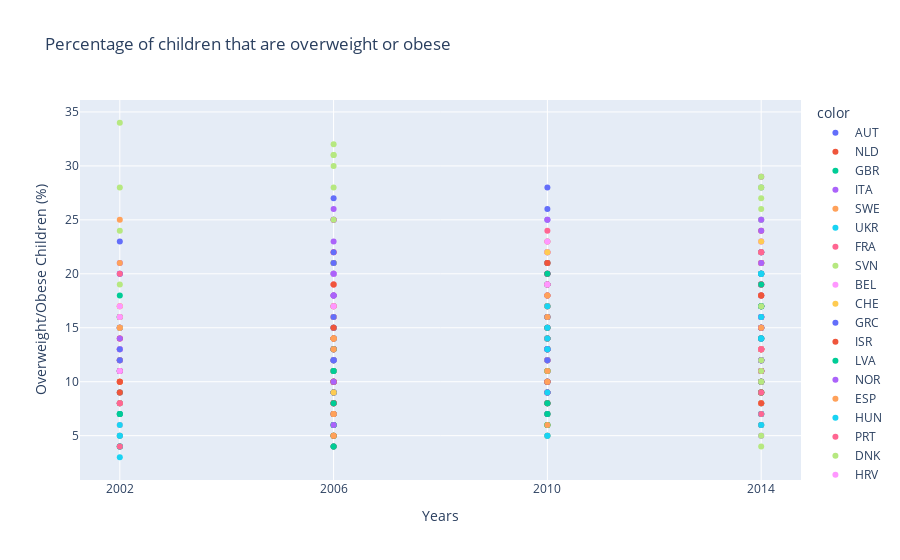

The notebook cell this image was saved under:
### Code cell
import plotly.express as px
#df_total2 = df_total.iloc[4191:]
figure = px.scatter(x=df_overweight['year'], y=df_overweight['overweight_obese_children'], color=df_overweight['country'], labels={
                     "x": "Years",
                     "y": "Overweight/Obese Children (%)"
                 },title = 'Percentage of children that are overweight or obese')
figure.show()

### Figure 1 — Plotly figure (JSON) as saved in the notebook; plotly's stock layout.template omitted (floating-point values rounded to 4 significant figures)
{"data": [{"hovertemplate": "color=AUT<br>Years=%{x}<br>Overweight/Obese Children (%)=%{y}<extra></extra>", "legendgroup": "AUT", "marker": {"color": "#636efa", "symbol": "circle"}, "mode": "markers", "name": "AUT", "orientation": "v", "showlegend": true, "type": "scatter", "x": ["2002", "2002", "2002", "2006", "2006", "2006", "2006", "2006", "2006", "2010", "2010", "2010", "2010", "2010", "2010", "2014", "2014", "2014", "2014", "2014", "2014"], "xaxis": "x", "y": [15, 13, 11, 9, 14, 14, 19, 9, 7, 19, 17, 11, 11, 11, 15, 18, 13, 16, 14, 12, 9], "yaxis": "y"}, {"hovertemplate": "color=NLD<br>Years=%{x}<br>Overweight/Obese Children (%)=%{y}<extra></extra>", "legendgroup": "NLD", "marker": {"color": "#EF553B", "symbol": "circle"}, "mode": "markers", "name": "NLD", "orientation": "v", "showlegend": true, "type": "scatter", "x": ["2002", "2002", "2002", "2006", "2006", "2006", "2006", "2006", "2006", "2010", "2010", "2010", "2010", "2010", "2010", "2014", "2014", "2014", "2014", "2014", "2014"], "xaxis": "x", "y": [5, 10, 8, 5, 8, 10, 10, 7, 8, 8, 9, 9, 8, 5, 11, 11, 9, 10, 13, 12, 7], "yaxis": "y"}, {"hovertemplate": "color=GBR<br>Years=%{x}<br>Overweight/Obese Children (%)=%{y}<extra></extra>", "legendgroup": "GBR", "marker": {"color": "#00cc96", "symbol": "circle"}, "mode": "markers", "name": "GBR", "orientation": "v", "showlegend": true, "type": "scatter", "x": ["2002", "2002", "2002", "2006", "2006", "2006", "2006", "2006", "2006", "2010", "2010", "2010", "2010", "2010", "2010", "2014", "2014", "2014", "2014", "2014", "2014"], "xaxis": "x", "y": [18, 16, 16, 14, 11, 14, 13, 14, 9, 14, 10, 11, 14, 14, 12, 12, 15, 17, 21, 16, 10], "yaxis": "y"}, {"hovertemplate": "color=ITA<br>Years=%{x}<br>Overweight/Obese Children (%)=%{y}<extra></extra>", "legendgroup": "ITA", "marker": {"color": "#ab63fa", "symbol": "circle"}, "mode": "markers", "name": "ITA", "orientation": "v", "showlegend": true, "type": "scatter", "x": ["2002", "2002", "2002", "2006", "2006", "2006", "2006", "2006", "2006", "2010", "2010", "2010", "2010", "2010", "2010", "2014", "2014", "2014", "2014", "2014", "2014"], "xaxis": "x", "y": [12, 21, 20, 10, 15, 11, 23, 26, 25, 20, 22, 22, 11, 14, 14, 23, 15, 17, 22, 9, 22], "yaxis": "y"}, {"hovertemplate": "color=SWE<br>Years=%{x}<br>Overweight/Obese Children (%)=%{y}<extra></extra>", "legendgroup": "SWE", "marker": {"color": "#FFA15A", "symbol": "circle"}, "mode": "markers", "name": "SWE", "orientation": "v", "showlegend": true, "type": "scatter", "x": ["2002", "2002", "2002", "2006", "2006", "2006", "2006", "2006", "2006", "2010", "2010", "2010", "2010", "2010", "2010", "2014", "2014", "2014", "2014", "2014", "2014"], "xaxis": "x", "y": [11, 9, 15, 13, 15, 9, 8, 9, 9, 7, 10, 9, 13, 17, 14, 13, 11, 10, 20, 12, 15], "yaxis": "y"}, {"hovertemplate": "color=UKR<br>Years=%{x}<br>Overweight/Obese Children (%)=%{y}<extra></extra>", "legendgroup": "UKR", "marker": {"color": "#19d3f3", "symbol": "circle"}, "mode": "markers", "name": "UKR", "orientation": "v", "showlegend": true, "type": "scatter", "x": ["2002", "2002", "2002", "2006", "2006", "2006", "2006", "2006", "2006", "2010", "2010", "2010", "2010", "2010", "2010", "2014", "2014", "2014", "2014", "2014", "2014"], "xaxis": "x", "y": [7, 5, 3, 9, 5, 5, 9, 11, 12, 13, 14, 12, 7, 6, 9, 12, 14, 8, 6, 8, 13], "yaxis": "y"}, {"hovertemplate": "color=FRA<br>Years=%{x}<br>Overweight/Obese Children (%)=%{y}<extra></extra>", "legendgroup": "FRA", "marker": {"color": "#FF6692", "symbol": "circle"}, "mode": "markers", "name": "FRA", "orientation": "v", "showlegend": true, "type": "scatter", "x": ["2002", "2002", "2002", "2006", "2006", "2006", "2006", "2006", "2006", "2010", "2010", "2010", "2010", "2010", "2010", "2014", "2014", "2014", "2014", "2014", "2014"], "xaxis": "x", "y": [12, 14, 9, 12, 14, 10, 8, 11, 8, 7, 13, 12, 13, 10, 8, 14, 14, 10, 12, 13, 9], "yaxis": "y"}, {"hovertemplate": "color=SVN<br>Years=%{x}<br>Overweight/Obese Children (%)=%{y}<extra></extra>", "legendgroup": "SVN", "marker": {"color": "#B6E880", "symbol": "circle"}, "mode": "markers", "name": "SVN", "orientation": "v", "showlegend": true, "type": "scatter", "x": ["2002", "2002", "2002", "2006", "2006", "2006", "2006", "2006", "2006", "2010", "2010", "2010", "2010", "2010", "2010", "2014", "2014", "2014", "2014", "2014", "2014"], "xaxis": "x", "y": [19, 16, 12, 12, 10, 10, 20, 20, 20, 16, 23, 13, 20, 22, 13, 21, 20, 22, 17, 12, 13], "yaxis": "y"}, {"hovertemplate": "color=BEL<br>Years=%{x}<br>Overweight/Obese Children (%)=%{y}<extra></extra>", "legendgroup": "BEL", "marker": {"color": "#FF97FF", "symbol": "circle"}, "mode": "markers", "name": "BEL", "orientation": "v", "showlegend": true, "type": "scatter", "x": ["2002", "2002", "2002", "2006", "2006", "2006", "2006", "2006", "2006", "2010", "2010", "2010", "2010", "2010", "2010", "2014", "2014", "2014", "2014", "2014", "2014"], "xaxis": "x", "y": [9, 12, 13, 10, 12, 13, 9, 10, 9, 10, 12, 10, 9, 14, 10, 12, 14, 12, 12, 11, 16], "yaxis": "y"}, {"hovertemplate": "color=CHE<br>Years=%{x}<br>Overweight/Obese Children (%)=%{y}<extra></extra>", "legendgroup": "CHE", "marker": {"color": "#FECB52", "symbol": "circle"}, "mode": "markers", "name": "CHE", "orientation": "v", "showlegend": true, "type": "scatter", "x": ["2002", "2002", "2002", "2006", "2006", "2006", "2006", "2006", "2006", "2010", "2010", "2010", "2010", "2010", "2010", "2014", "2014", "2014", "2014", "2014", "2014"], "xaxis": "x", "y": [6, 11, 10, 7, 12, 5, 14, 5, 6, 7, 14, 7, 12, 6, 5, 9, 7, 13, 10, 9, 15], "yaxis": "y"}, {"hovertemplate": "color=GRC<br>Years=%{x}<br>Overweight/Obese Children (%)=%{y}<extra></extra>", "legendgroup": "GRC", "marker": {"color": "#636efa", "symbol": "circle"}, "mode": "markers", "name": "GRC", "orientation": "v", "showlegend": true, "type": "scatter", "x": ["2002", "2002", "2002", "2006", "2006", "2006", "2006", "2006", "2006", "2010", "2010", "2010", "2010", "2010", "2010", "2014", "2014", "2014", "2014", "2014", "2014"], "xaxis": "x", "y": [23, 12, 20, 21, 25, 27, 11, 13, 16, 28, 15, 18, 13, 26, 25, 28, 15, 25, 22, 15, 22], "yaxis": "y"}, {"hovertemplate": "color=ISR<br>Years=%{x}<br>Overweight/Obese Children (%)=%{y}<extra></extra>", "legendgroup": "ISR", "marker": {"color": "#EF553B", "symbol": "circle"}, "mode": "markers", "name": "ISR", "orientation": "v", "showlegend": true, "type": "scatter", "x": ["2002", "2002", "2002", "2006", "2006", "2006", "2006", "2006", "2006", "2014", "2014", "2014", "2014", "2014", "2014"], "xaxis": "x", "y": [15, 10, 14, 17, 15, 13, 8, 9, 10, 13, 11, 16, 21, 17, 11], "yaxis": "y"}, {"hovertemplate": "color=LVA<br>Years=%{x}<br>Overweight/Obese Children (%)=%{y}<extra></extra>", "legendgroup": "LVA", "marker": {"color": "#00cc96", "symbol": "circle"}, "mode": "markers", "name": "LVA", "orientation": "v", "showlegend": true, "type": "scatter", "x": ["2002", "2002", "2002", "2006", "2006", "2006", "2006", "2006", "2006", "2010", "2010", "2010", "2010", "2010", "2010", "2014", "2014", "2014", "2014", "2014", "2014"], "xaxis": "x", "y": [8, 9, 4, 6, 5, 6, 12, 8, 10, 13, 13, 14, 9, 8, 7, 15, 9, 17, 16, 20, 14], "yaxis": "y"}, {"hovertemplate": "color=NOR<br>Years=%{x}<br>Overweight/Obese Children (%)=%{y}<extra></extra>", "legendgroup": "NOR", "marker": {"color": "#ab63fa", "symbol": "circle"}, "mode": "markers", "name": "NOR", "orientation": "v", "showlegend": true, "type": "scatter", "x": ["2002", "2002", "2002", "2006", "2006", "2006", "2006", "2006", "2006", "2010", "2010", "2010", "2010", "2010", "2010", "2014", "2014", "2014", "2014", "2014", "2014"], "xaxis": "x", "y": [15, 15, 8, 7, 9, 8, 10, 10, 16, 9, 13, 17, 13, 11, 9, 14, 7, 8, 11, 7, 18], "yaxis": "y"}, {"hovertemplate": "color=ESP<br>Years=%{x}<br>Overweight/Obese Children (%)=%{y}<extra></extra>", "legendgroup": "ESP", "marker": {"color": "#FFA15A", "symbol": "circle"}, "mode": "markers", "name": "ESP", "orientation": "v", "showlegend": true, "type": "scatter", "x": ["2002", "2002", "2002", "2006", "2006", "2006", "2006", "2006", "2006", "2010", "2010", "2010", "2010", "2010", "2010", "2014", "2014", "2014", "2014", "2014", "2014"], "xaxis": "x", "y": [21, 12, 25, 11, 12, 18, 21, 19, 19, 20, 19, 12, 13, 21, 16, 22, 13, 20, 20, 16, 14], "yaxis": "y"}, {"hovertemplate": "color=HUN<br>Years=%{x}<br>Overweight/Obese Children (%)=%{y}<extra></extra>", "legendgroup": "HUN", "marker": {"color": "#19d3f3", "symbol": "circle"}, "mode": "markers", "name": "HUN", "orientation": "v", "showlegend": true, "type": "scatter", "x": ["2002", "2002", "2002", "2006", "2006", "2006", "2006", "2006", "2006", "2010", "2010", "2010", "2010", "2010", "2010", "2014", "2014", "2014", "2014", "2014", "2014"], "xaxis": "x", "y": [15, 11, 16, 21, 17, 20, 13, 11, 11, 11, 19, 19, 10, 13, 19, 12, 21, 11, 19, 12, 20], "yaxis": "y"}, {"hovertemplate": "color=PRT<br>Years=%{x}<br>Overweight/Obese Children (%)=%{y}<extra></extra>", "legendgroup": "PRT", "marker": {"color": "#FF6692", "symbol": "circle"}, "mode": "markers", "name": "PRT", "orientation": "v", "showlegend": true, "type": "scatter", "x": ["2002", "2002", "2002", "2006", "2006", "2006", "2006", "2006", "2006", "2010", "2010", "2010", "2010", "2010", "2010", "2014", "2014", "2014", "2014", "2014", "2014"], "xaxis": "x", "y": [17, 20, 13, 13, 22, 13, 25, 18, 22, 15, 23, 19, 20, 22, 13, 22, 15, 17, 14, 18, 21], "yaxis": "y"}, {"hovertemplate": "color=DNK<br>Years=%{x}<br>Overweight/Obese Children (%)=%{y}<extra></extra>", "legendgroup": "DNK", "marker": {"color": "#B6E880", "symbol": "circle"}, "mode": "markers", "name": "DNK", "orientation": "v", "showlegend": true, "type": "scatter", "x": ["2002", "2002", "2002", "2006", "2006", "2006", "2006", "2006", "2006", "2010", "2010", "2010", "2010", "2010", "2010", "2014", "2014", "2014", "2014", "2014", "2014"], "xaxis": "x", "y": [null, null, null, null, null, null, null, null, null, null, null, null, null, null, null, 10, 9, 9, 8, 7, 8], "yaxis": "y"}, {"hovertemplate": "color=HRV<br>Years=%{x}<br>Overweight/Obese Children (%)=%{y}<extra></extra>", "legendgroup": "HRV", "marker": {"color": "#FF97FF", "symbol": "circle"}, "mode": "markers", "name": "HRV", "orientation": "v", "showlegend": true, "type": "scatter", "x": ["2002", "2002", "2002", "2006", "2006", "2006", "2006", "2006", "2006", "2010", "2010", "2010", "2010", "2010", "2010", "2014", "2014", "2014", "2014", "2014", "2014"], "xaxis": "x", "y": [13, 6, 16, 10, 10, 14, 17, 19, 20, 12, 21, 15, 22, 10, 23, 14, 20, 8, 23, 21, 11], "yaxis": "y"}, {"hovertemplate": "color=MKD<br>Years=%{x}<br>Overweight/Obese Children (%)=%{y}<extra></extra>", "legendgroup": "MKD", "marker": {"color": "#FECB52", "symbol": "circle"}, "mode": "markers", "name": "MKD", "orientation": "v", "showlegend": true, "type": "scatter", "x": ["2002", "2002", "2002", "2006", "2006", "2006", "2006", "2006", "2006", "2010", "2010", "2010", "2010", "2010", "2010", "2014", "2014", "2014", "2014", "2014", "2014"], "xaxis": "x", "y": [17, 15, 7, 17, 19, 21, 7, 13, 10, 11, 21, 21, 19, 6, 16, 14, 29, 23, 12, 14, 21], "yaxis": "y"}, {"hovertemplate": "color=CZE<br>Years=%{x}<br>Overweight/Obese Children (%)=%{y}<extra></extra>", "legendgroup": "CZE", "marker": {"color": "#636efa", "symbol": "circle"}, "mode": "markers", "name": "CZE", "orientation": "v", "showlegend": true, "type": "scatter", "x": ["2002", "2002", "2002", "2006", "2006", "2006", "2006", "2006", "2006", "2010", "2010", "2010", "2010", "2010", "2010", "2014", "2014", "2014", "2014", "2014", "2014"], "xaxis": "x", "y": [7, 12, 13, 16, 12, 14, 18, 21, 9, 19, 12, 21, 7, 10, 20, 20, 12, 11, 10, 19, 19], "yaxis": "y"}, {"hovertemplate": "color=EST<br>Years=%{x}<br>Overweight/Obese Children (%)=%{y}<extra></extra>", "legendgroup": "EST", "marker": {"color": "#EF553B", "symbol": "circle"}, "mode": "markers", "name": "EST", "orientation": "v", "showlegend": true, "type": "scatter", "x": ["2002", "2002", "2002", "2006", "2006", "2006", "2006", "2006", "2006", "2010", "2010", "2010", "2010", "2010", "2010", "2014", "2014", "2014", "2014", "2014", "2014"], "xaxis": "x", "y": [4, 10, 9, 11, 14, 13, 9, 7, 5, 16, 9, 13, 19, 18, 13, 19, 19, 13, 9, 13, 15], "yaxis": "y"}, {"hovertemplate": "color=RUS<br>Years=%{x}<br>Overweight/Obese Children (%)=%{y}<extra></extra>", "legendgroup": "RUS", "marker": {"color": "#00cc96", "symbol": "circle"}, "mode": "markers", "name": "RUS", "orientation": "v", "showlegend": true, "type": "scatter", "x": ["2002", "2002", "2002", "2006", "2006", "2006", "2006", "2006", "2006", "2010", "2010", "2010", "2010", "2010", "2010", "2014", "2014", "2014", "2014", "2014", "2014"], "xaxis": "x", "y": [7, 4, 7, 15, 12, 11, 10, 7, 4, 6, 10, 6, 21, 14, 13, 10, 14, 20, 6, 20, 17], "yaxis": "y"}, {"hovertemplate": "color=IRL<br>Years=%{x}<br>Overweight/Obese Children (%)=%{y}<extra></extra>", "legendgroup": "IRL", "marker": {"color": "#ab63fa", "symbol": "circle"}, "mode": "markers", "name": "IRL", "orientation": "v", "showlegend": true, "type": "scatter", "x": ["2002", "2002", "2002", "2006", "2006", "2006", "2006", "2006", "2006", "2010", "2010", "2010", "2010", "2010", "2010", "2014", "2014", "2014", "2014", "2014", "2014"], "xaxis": "x", "y": [14, 11, 11, 13, 10, 14, 15, 20, 13, 9, 12, 16, 25, 18, 12, 15, 5, 12, 29, 18, 13], "yaxis": "y"}, {"hovertemplate": "color=DEU<br>Years=%{x}<br>Overweight/Obese Children (%)=%{y}<extra></extra>", "legendgroup": "DEU", "marker": {"color": "#FFA15A", "symbol": "circle"}, "mode": "markers", "name": "DEU", "orientation": "v", "showlegend": true, "type": "scatter", "x": ["2002", "2002", "2002", "2006", "2006", "2006", "2006", "2006", "2006", "2010", "2010", "2010", "2010", "2010", "2010", "2014", "2014", "2014", "2014", "2014", "2014"], "xaxis": "x", "y": [16, 15, 8, 10, 8, 14, 11, 13, 16, 13, 18, 15, 10, 10, 13, 12, 15, 20, 8, 11, 10], "yaxis": "y"}, {"hovertemplate": "color=LTU<br>Years=%{x}<br>Overweight/Obese Children (%)=%{y}<extra></extra>", "legendgroup": "LTU", "marker": {"color": "#19d3f3", "symbol": "circle"}, "mode": "markers", "name": "LTU", "orientation": "v", "showlegend": true, "type": "scatter", "x": ["2002", "2002", "2002", "2006", "2006", "2006", "2006", "2006", "2006", "2010", "2010", "2010", "2010", "2010", "2010", "2014", "2014", "2014", "2014", "2014", "2014"], "xaxis": "x", "y": [5, 4, 6, 8, 9, 14, 6, 4, 4, 13, 5, 10, 16, 8, 13, 14, 17, 14, 7, 7, 11], "yaxis": "y"}, {"hovertemplate": "color=POL<br>Years=%{x}<br>Overweight/Obese Children (%)=%{y}<extra></extra>", "legendgroup": "POL", "marker": {"color": "#FF6692", "symbol": "circle"}, "mode": "markers", "name": "POL", "orientation": "v", "showlegend": true, "type": "scatter", "x": ["2002", "2002", "2002", "2006", "2006", "2006", "2006", "2006", "2006", "2010", "2010", "2010", "2010", "2010", "2010", "2014", "2014", "2014", "2014", "2014", "2014"], "xaxis": "x", "y": [4, 8, 11, 17, 12, 14, 10, 8, 6, 13, 24, 17, 10, 17, 21, 6, 19, 10, 21, 19, 16], "yaxis": "y"}, {"hovertemplate": "color=MLT<br>Years=%{x}<br>Overweight/Obese Children (%)=%{y}<extra></extra>", "legendgroup": "MLT", "marker": {"color": "#B6E880", "symbol": "circle"}, "mode": "markers", "name": "MLT", "orientation": "v", "showlegend": true, "type": "scatter", "x": ["2002", "2002", "2002", "2006", "2006", "2006", "2006", "2006", "2006", "2014", "2014", "2014", "2014", "2014", "2014"], "xaxis": "x", "y": [28, 34, 24, 28, 31, 25, 31, 30, 32, 27, 25, 28, 28, 26, 29], "yaxis": "y"}, {"hovertemplate": "color=FIN<br>Years=%{x}<br>Overweight/Obese Children (%)=%{y}<extra></extra>", "legendgroup": "FIN", "marker": {"color": "#FF97FF", "symbol": "circle"}, "mode": "markers", "name": "FIN", "orientation": "v", "showlegend": true, "type": "scatter", "x": ["2002", "2002", "2002", "2006", "2006", "2006", "2006", "2006", "2006", "2010", "2010", "2010", "2010", "2010", "2010", "2014", "2014", "2014", "2014", "2014", "2014"], "xaxis": "x", "y": [16, 11, 17, 11, 16, 12, 20, 19, 17, 19, 14, 19, 11, 17, 13, 13, 14, 20, 16, 20, 11], "yaxis": "y"}, {"hovertemplate": "color=LUX<br>Years=%{x}<br>Overweight/Obese Children (%)=%{y}<extra></extra>", "legendgroup": "LUX", "marker": {"color": "#FECB52", "symbol": "circle"}, "mode": "markers", "name": "LUX", "orientation": "v", "showlegend": true, "type": "scatter", "x": ["2006", "2006", "2006", "2006", "2006", "2006", "2010", "2010", "2010", "2010", "2010", "2010", "2014", "2014", "2014", "2014", "2014", "2014"], "xaxis": "x", "y": [11, 9, 10, 16, 15, 14, 22, 11, 17, 11, 12, 11, 11, 13, 18, 17, 13, 11], "yaxis": "y"}, {"hovertemplate": "color=ISL<br>Years=%{x}<br>Overweight/Obese Children (%)=%{y}<extra></extra>", "legendgroup": "ISL", "marker": {"color": "#636efa", "symbol": "circle"}, "mode": "markers", "name": "ISL", "orientation": "v", "showlegend": true, "type": "scatter", "x": ["2006", "2006", "2006", "2006", "2006", "2006", "2010", "2010", "2010", "2010", "2010", "2010", "2014", "2014", "2014", "2014", "2014", "2014"], "xaxis": "x", "y": [22, 15, 16, 10, 12, 12, 13, 16, 10, 20, 13, 12, 16, 11, 17, 14, 12, 20], "yaxis": "y"}, {"hovertemplate": "color=ROU<br>Years=%{x}<br>Overweight/Obese Children (%)=%{y}<extra></extra>", "legendgroup": "ROU", "marker": {"color": "#EF553B", "symbol": "circle"}, "mode": "markers", "name": "ROU", "orientation": "v", "showlegend": true, "type": "scatter", "x": ["2006", "2006", "2006", "2006", "2006", "2006", "2010", "2010", "2010", "2010", "2010", "2010", "2014", "2014", "2014", "2014", "2014", "2014"], "xaxis": "x", "y": [19, 15, 10, 4, 8, 14, 20, 10, 15, 8, 14, 21, 18, 24, 8, 18, 9, 11], "yaxis": "y"}, {"hovertemplate": "color=SVK<br>Years=%{x}<br>Overweight/Obese Children (%)=%{y}<extra></extra>", "legendgroup": "SVK", "marker": {"color": "#00cc96", "symbol": "circle"}, "mode": "markers", "name": "SVK", "orientation": "v", "showlegend": true, "type": "scatter", "x": ["2006", "2006", "2006", "2006", "2006", "2006", "2010", "2010", "2010", "2010", "2010", "2010", "2014", "2014", "2014", "2014", "2014", "2014"], "xaxis": "x", "y": [8, 4, 6, 11, 11, 13, 20, 17, 11, 15, 7, 8, 9, 14, 10, 20, 17, 19], "yaxis": "y"}, {"hovertemplate": "color=BGR<br>Years=%{x}<br>Overweight/Obese Children (%)=%{y}<extra></extra>", "legendgroup": "BGR", "marker": {"color": "#ab63fa", "symbol": "circle"}, "mode": "markers", "name": "BGR", "orientation": "v", "showlegend": true, "type": "scatter", "x": ["2006", "2006", "2006", "2006", "2006", "2006", "2014", "2014", "2014", "2014", "2014", "2014"], "xaxis": "x", "y": [6, 7, 18, 10, 20, 18, 24, 21, 12, 25, 16, 11], "yaxis": "y"}, {"hovertemplate": "color=TUR<br>Years=%{x}<br>Overweight/Obese Children (%)=%{y}<extra></extra>", "legendgroup": "TUR", "marker": {"color": "#FFA15A", "symbol": "circle"}, "mode": "markers", "name": "TUR", "orientation": "v", "showlegend": true, "type": "scatter", "x": ["2006", "2006", "2006", "2006", "2006", "2006", "2010", "2010", "2010", "2010", "2010", "2010"], "xaxis": "x", "y": [7, 7, 5, 14, 14, 13, 16, 18, 17, 6, 10, 11], "yaxis": "y"}, {"hovertemplate": "color=ARM<br>Years=%{x}<br>Overweight/Obese Children (%)=%{y}<extra></extra>", "legendgroup": "ARM", "marker": {"color": "#19d3f3", "symbol": "circle"}, "mode": "markers", "name": "ARM", "orientation": "v", "showlegend": true, "type": "scatter", "x": ["2010", "2010", "2010", "2010", "2010", "2010", "2014", "2014", "2014", "2014", "2014", "2014"], "xaxis": "x", "y": [9, 14, 13, 5, 17, 15, 10, 20, 6, 16, 20, 14], "yaxis": "y"}, {"hovertemplate": "color=MDA<br>Years=%{x}<br>Overweight/Obese Children (%)=%{y}<extra></extra>", "legendgroup": "MDA", "marker": {"color": "#FF6692", "symbol": "circle"}, "mode": "markers", "name": "MDA", "orientation": "v", "showlegend": true, "type": "scatter", "x": ["2014", "2014", "2014", "2014", "2014", "2014"], "xaxis": "x", "y": [7, 13, 9, 13, 10, 11], "yaxis": "y"}, {"hovertemplate": "color=ALB<br>Years=%{x}<br>Overweight/Obese Children (%)=%{y}<extra></extra>", "legendgroup": "ALB", "marker": {"color": "#B6E880", "symbol": "circle"}, "mode": "markers", "name": "ALB", "orientation": "v", "showlegend": true, "type": "scatter", "x": ["2014", "2014", "2014", "2014", "2014", "2014"], "xaxis": "x", "y": [17, 11, 12, 4, 10, 5], "yaxis": "y"}], "layout": {"legend": {"title": {"text": "color"}, "tracegroupgap": 0}, "title": {"text": "Percentage of children that are overweight or obese"}, "xaxis": {"anchor": "y", "domain": [0, 1], "title": {"text": "Years"}}, "yaxis": {"anchor": "x", "domain": [0, 1], "title": {"text": "Overweight/Obese Children (%)"}}}}
